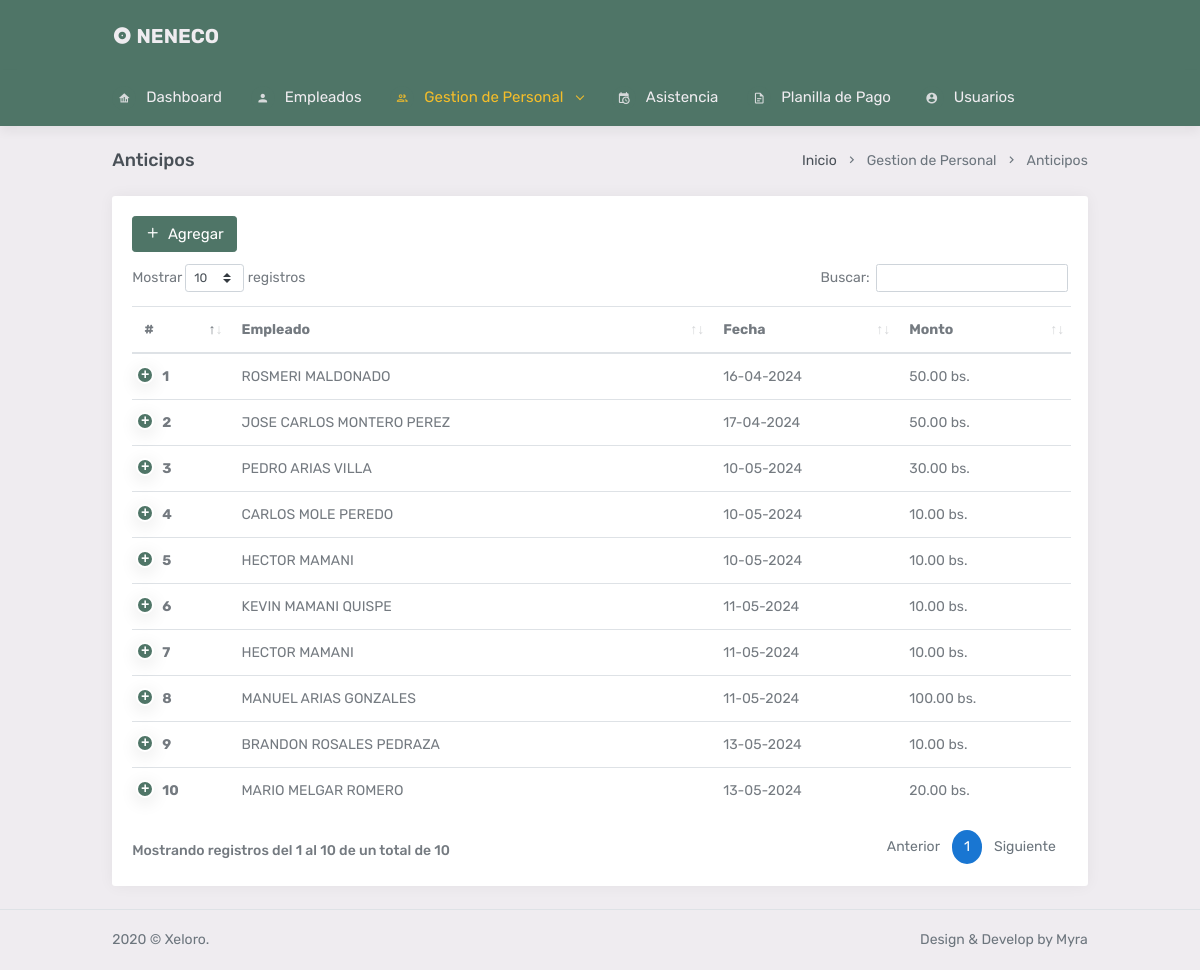
The app's page /anticipos with its own data.
### tables this page shows
CREATE TABLE `anticipos` (
  `id` int(11) NOT NULL,
  `fecha` date NOT NULL,
  `monto` decimal(17,2) NOT NULL,
  `idempleado` int(11) NOT NULL
);

CREATE TABLE `empleado` (
  `id` int(11) NOT NULL,
  `ci` varchar(20) NOT NULL,
  `nombre` varchar(50) NOT NULL,
  `apellidop` varchar(50) NOT NULL,
  `apellidom` varchar(50) DEFAULT NULL,
  `genero` varchar(20) NOT NULL,
  `direccion` text NOT NULL,
  `telefono` varchar(10) DEFAULT NULL,
  `fechanac` date NOT NULL,
  `fechareg` date NOT NULL,
  `estado` tinyint(1) NOT NULL,
  `idcargo` int(11) NOT NULL,
  `idhorario` int(11) NOT NULL
);

### controladores/controlador.plantilla.php (called while the page is built)
<?php
class ControladorPlantilla{
     public function ctrControlador(){
        include "vistas/plantilla.php";
     }
}
?>

### index.php (called while the page is built, shortened)
<?php
require_once "controladores/controlador.plantilla.php";
require_once "controladores/usuarios.controlador.php";
require_once "controladores/empleado.controlador.php";
require_once "controladores/anticipos.controlador.php";
require_once "modelos/empleado.modelo.php";
require_once "modelos/anticipos.modelo.php";
 $plantilla = new ControladorPlantilla();
 $plantilla->ctrControlador();
?>

### controladores/anticipos.controlador.php (called while the page is built)
<?php
class ControladorAnticipos
{
	static public function ctrMostrarAnticipos($item, $valor)
	{
		$tabla = "anticipos";
		$respuesta = ModeloAnticipos::MdlMostrarAnticipos($tabla, $item, $valor);
		return $respuesta;
	}
}

### modelos/conexion.php (called while the page is built)
<?php
class Conexion{
	static public function conectar(){
		$link = new PDO("mysql:host=localhost;dbname=dbsistemaneneco",
			            "root",
			            "");
		$link->exec("set names utf8");
		return $link;
	}
}

### modelos/anticipos.modelo.php (called while the page is built, shortened)
<?php
require_once "conexion.php";
class ModeloAnticipos
{
	static public function MdlMostrarAnticipos($tabla, $item, $valor)
	{
		if ($item != null) {
			$stmt = Conexion::conectar()->prepare("SELECT * FROM $tabla WHERE $item = :$item");
			$stmt->bindParam(":" . $item, $valor, PDO::PARAM_STR);
			$stmt->execute();
			return $stmt->fetch();
		} else {
			$stmt = Conexion::conectar()->prepare("SELECT * FROM $tabla");
			$stmt->execute();
			return $stmt->fetchAll();
		}
	}
}

### controladores/empleado.controlador.php (called while the page is built, shortened)
<?php
class ControladorEmpleado
{
	static public function ctrMostrarEmpleado($item, $valor)
	{
		$tabla = "empleado";
		$respuesta = ModeloEmpleado::MdlMostrarEmpleado($tabla, $item, $valor);
		return $respuesta;
	}
}

### modelos/empleado.modelo.php (called while the page is built, shortened)
<?php
require_once "conexion.php";
class ModeloEmpleado
{
	static public function mdlMostrarEmpleado($tabla, $item, $valor)
	{
		if ($item != null) {
			$stmt = Conexion::conectar()->prepare("SELECT * FROM $tabla WHERE $item = :$item");
			$stmt->bindParam(":" . $item, $valor, PDO::PARAM_STR);
			$stmt->execute();
			return $stmt->fetch();
		} else {
			$stmt = Conexion::conectar()->prepare("SELECT * FROM $tabla");
			$stmt->execute();
			return $stmt->fetchAll();
		}
	}
}

### vistas/modulos/anticipos.php (the view, shortened to what this page needs)
<div class="page-content">
    <div class="container-fluid">
        <div class="row">
            <div class="col-12">
                <div class="page-title-box d-flex align-items-center justify-content-between">
                    <h4 class="mb-0 font-size-18">Anticipos</h4>
                    <div class="page-title-right">
                        <ol class="breadcrumb m-0">
                            <li class="breadcrumb-item"><a href="inicio">Inicio</a></li>
                            <li class="breadcrumb-item active">Gestion de Personal</li>
                            <li class="breadcrumb-item active">Anticipos</li>
                        </ol>
                    </div>
                </div>
            </div>
        </div>
        <div class="row">
            <div class="col-12">
                <div class="card">
                    <div class="card-body">
                        <button type="button" class="btn btn-primary waves-effect waves-light card-title" data-toggle="modal" data-target="#modalAgregarHoras">
                            <i class="feather-plus mr-1"></i> Agregar
                        </button>
                        <table class="table dt-responsive nowrap tablas">
                            <thead>
                                <tr>
                                    <th>#</th>
                                    <th>Empleado</th>
                                    <th>Fecha</th>
                                    <th>Monto</th>
                                </tr>
                            </thead>
                            <tbody>
                                <?php
                                $item = null;
                                $valor = null;
                                $anticipos = ControladorAnticipos::ctrMostrarAnticipos($item, $valor);
                                foreach ($anticipos as $key => $value) {
                                    $fecha= date("d-m-Y", strtotime($value["fecha"]));
                                    echo '<tr>
                                            <th class="sorting_1">' . ($key + 1) . '</th> ';
                                    $item = "id";
                                    $valor = $value["idempleado"];
                                    $empleado = ControladorEmpleado::ctrMostrarEmpleado($item, $valor);
                                    $nomMayus = mb_strtoupper($empleado["nombre"], 'UTF-8');
                                    $ap1Mayus = mb_strtoupper($empleado["apellidop"], 'UTF-8');
                                    $ap2Mayus = mb_strtoupper($empleado["apellidom"], 'UTF-8');
                                    echo '<td>' . $nomMayus . " " . $ap1Mayus . " " . $ap2Mayus . '</td>
                                            <td>' . $fecha . '</td>
                                            <td>' . $value["monto"] . " bs." .'</td>
                                            <td>
                                                <div>
                                                    <button class="btn btn-primary btn-sm rounded-circle mr-1 btnEditarHoras"
                                                        id="' . $value["id"] . '" data-toggle="modal"
                                                        data-target="#modalEditarHoras"><i
                                                            class="fas fa-pencil-alt"></i></button>
                                                </div>
                                            </td>
                                        </tr>';
                                }
                                ?>
                            </tbody>
                        </table>
                    </div>
                </div>
            </div>
        </div>
    </div>
</div>

### vistas/css/theme.css (style rules this page uses)
@media (min-width: 1200px) { .container-fluid { max-width: 85%; } }
.page-title-box { padding-bottom: 24px; }
.page-title-box .breadcrumb { background-color: transparent; padding: 0; }
.page-content { padding: 24px calc(24px / 2) 60px calc(24px / 2); }
.font-size-18 { font-size: 18px !important; }
table.dataTable { border-collapse: collapse !important; margin-bottom: 15px !important; }
table.dataTable.dtr-inline.collapsed > tbody > tr[role=row] > td:first-child:before, table.dataTable.dtr-inline.collapsed > tbody > tr[role=row] > th:first-child:before { -webkit-box-shadow: 0 4px 18px rgba(0, 0, 0, 0.11); box-shadow: 0 4px 18px rgba(0, 0, 0, 0.11); background-color: #4f7567; top: 0.75rem; }
.waves-effect { position: relative; cursor: pointer; display: inline-block; overflow: hidden; -webkit-user-select: none; -moz-user-select: none; -ms-user-select: none; user-select: none; -webkit-tap-highlight-color: transparent; }

### records on screen
anticipos: idempleado.nombre "ROSMERI", idempleado.apellidop "MALDONADO", fecha "16-04-2024", monto "50.00"
anticipos: idempleado.nombre "JOSE CARLOS", idempleado.apellidop "MONTERO", idempleado.apellidom "PEREZ", fecha "17-04-2024", monto "50.00"
anticipos: idempleado.nombre "PEDRO", idempleado.apellidop "ARIAS", idempleado.apellidom "VILLA", fecha "10-05-2024", monto "30.00"
anticipos: idempleado.nombre "CARLOS", idempleado.apellidop "MOLE", idempleado.apellidom "PEREDO", fecha "10-05-2024", monto "10.00"
anticipos: idempleado.nombre "HECTOR", idempleado.apellidop "MAMANI", fecha "10-05-2024", monto "10.00"
anticipos: idempleado.nombre "KEVIN", idempleado.apellidop "MAMANI", idempleado.apellidom "QUISPE", fecha "11-05-2024", monto "10.00"
anticipos: idempleado.nombre "HECTOR", idempleado.apellidop "MAMANI", fecha "11-05-2024", monto "10.00"
anticipos: idempleado.nombre "MANUEL", idempleado.apellidop "ARIAS", idempleado.apellidom "GONZALES", fecha "11-05-2024", monto "100.00"
anticipos: idempleado.nombre "BRANDON", idempleado.apellidop "ROSALES", idempleado.apellidom "PEDRAZA", fecha "13-05-2024", monto "10.00"
anticipos: idempleado.nombre "MARIO", idempleado.apellidop "MELGAR", idempleado.apellidom "ROMERO", fecha "13-05-2024", monto "20.00"
